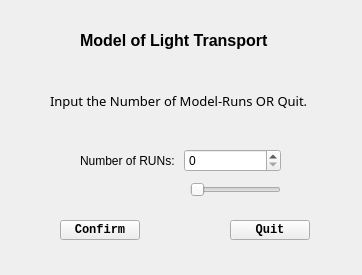
<?xml version="1.0" encoding="UTF-8"?>
<ui version="4.0">
 <class>start</class>
 <widget class="QWidget" name="start">
  <property name="geometry">
   <rect>
    <x>0</x>
    <y>0</y>
    <width>362</width>
    <height>275</height>
   </rect>
  </property>
  <property name="windowTitle">
   <string>Form</string>
  </property>
  <property name="autoFillBackground">
   <bool>false</bool>
  </property>
  <widget class="QPushButton" name="ConfrimButton">
   <property name="geometry">
    <rect>
     <x>60</x>
     <y>220</y>
     <width>80</width>
     <height>20</height>
    </rect>
   </property>
   <property name="font">
    <font>
     <family>Consolas</family>
     <weight>75</weight>
     <bold>true</bold>
    </font>
   </property>
   <property name="text">
    <string>Confirm</string>
   </property>
  </widget>
  <widget class="QPushButton" name="QuitButton">
   <property name="geometry">
    <rect>
     <x>230</x>
     <y>220</y>
     <width>80</width>
     <height>20</height>
    </rect>
   </property>
   <property name="font">
    <font>
     <family>Consolas</family>
     <weight>75</weight>
     <bold>true</bold>
    </font>
   </property>
   <property name="text">
    <string>Quit</string>
   </property>
  </widget>
  <widget class="QLabel" name="label_2">
   <property name="geometry">
    <rect>
     <x>80</x>
     <y>20</y>
     <width>211</width>
     <height>41</height>
    </rect>
   </property>
   <property name="font">
    <font>
     <family>Microsoft YaHei UI</family>
     <pointsize>12</pointsize>
     <weight>75</weight>
     <bold>true</bold>
    </font>
   </property>
   <property name="text">
    <string>Model of Light Transport</string>
   </property>
  </widget>
  <widget class="QLabel" name="label_3">
   <property name="geometry">
    <rect>
     <x>50</x>
     <y>70</y>
     <width>271</width>
     <height>61</height>
    </rect>
   </property>
   <property name="font">
    <font>
     <family>Microsoft YaHei</family>
     <pointsize>10</pointsize>
    </font>
   </property>
   <property name="autoFillBackground">
    <bool>false</bool>
   </property>
   <property name="text">
    <string>Input the Number of Model-Runs OR Quit.</string>
   </property>
  </widget>
  <widget class="QWidget" name="horizontalLayoutWidget">
   <property name="geometry">
    <rect>
     <x>80</x>
     <y>140</y>
     <width>201</width>
     <height>41</height>
    </rect>
   </property>
   <layout class="QHBoxLayout" name="horizontalLayout">
    <item>
     <widget class="QLabel" name="label">
      <property name="font">
       <font>
        <family>Microsoft YaHei UI</family>
        <pointsize>9</pointsize>
        <weight>50</weight>
        <bold>false</bold>
       </font>
      </property>
      <property name="text">
       <string>Number of RUNs:</string>
      </property>
     </widget>
    </item>
    <item>
     <widget class="QSpinBox" name="spinBox_Run"/>
    </item>
   </layout>
  </widget>
  <widget class="QSlider" name="horizontalSlider">
   <property name="geometry">
    <rect>
     <x>190</x>
     <y>180</y>
     <width>91</width>
     <height>20</height>
    </rect>
   </property>
   <property name="orientation">
    <enum>Qt::Horizontal</enum>
   </property>
  </widget>
 </widget>
 <resources/>
 <connections>
  <connection>
   <sender>horizontalSlider</sender>
   <signal>valueChanged(int)</signal>
   <receiver>spinBox_Run</receiver>
   <slot>setValue(int)</slot>
   <hints>
    <hint type="sourcelabel">
     <x>236</x>
     <y>186</y>
    </hint>
    <hint type="destinationlabel">
     <x>234</x>
     <y>164</y>
    </hint>
   </hints>
  </connection>
 </connections>
</ui>
